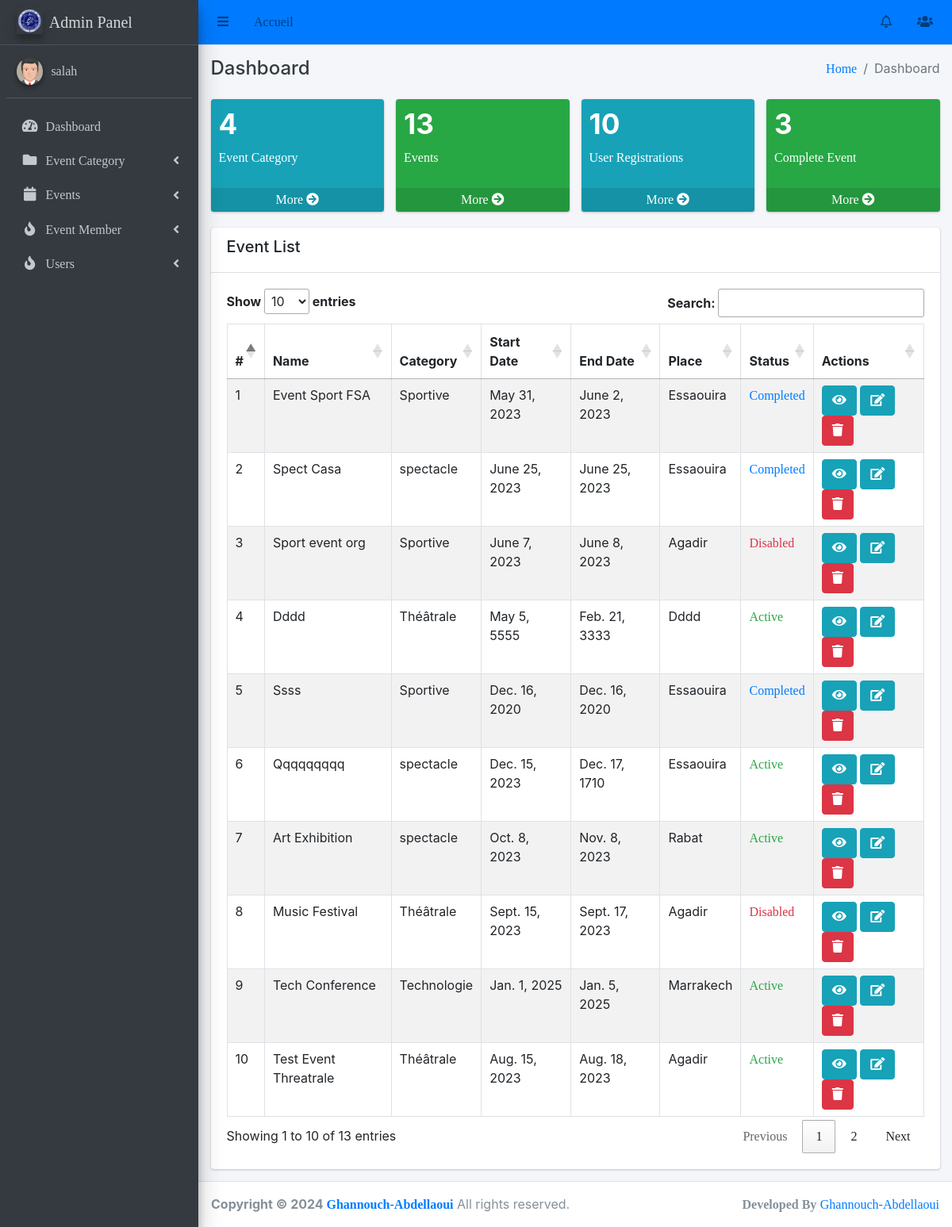
Screenshot of /admin_events/ (signed in) with the database file from the repository.
### events/models.py (models this page shows, shortened)
class Event(models.Model):
    category = models.ForeignKey(EventCategory, on_delete=models.CASCADE)
    name = models.CharField(max_length=255, unique=True)
    description = RichTextUploadingField()
    job_category = models.ForeignKey(JobCategory, on_delete=models.CASCADE)
    select_scheduled_status = (
        ('yet to scheduled', 'Yet to Scheduled'),
        ('scheduled', 'Scheduled')
    )
    scheduled_status = models.CharField(max_length=25, choices=select_scheduled_status)
    venue = models.CharField(max_length=255)
    start_date = models.DateField()
    end_date = models.DateField()
    location = LocationField()
    maximum_attende = models.PositiveIntegerField()
    created_user = models.ForeignKey('auth.User', on_delete=models.CASCADE, null=True, blank=True, related_name='event_created_user')
    updated_user = models.ForeignKey('auth.User', on_delete=models.CASCADE, blank=True, null=True, related_name='event_updated_user')
    created_date = models.DateField(auto_now_add=True)
    updated_date = models.DateField(auto_now_add=True)
    last_updated = models.DateTimeField(auto_now=True)
    status_choice = (
        ('disabled', 'Disabled'),
        ('active', 'Active'),
        ('deleted', 'Deleted'),
        ('time out', 'Time Out'),
        ('completed', 'Completed'),
        ('cancel', 'Cancel'),
    )
    status = models.CharField(choices=status_choice, max_length=10)
    price = models.DecimalField(max_digits=8, decimal_places=2,null=True)
    ticket = models.OneToOneField(Ticket, on_delete=models.CASCADE, null=True,  blank=True)

class EventCategory(models.Model):
    name = models.CharField(max_length=255, unique=True)
    code = models.CharField(max_length=6, unique=True)
    created_user = models.ForeignKey('auth.User', on_delete=models.CASCADE, related_name='created_user')
    updated_user = models.ForeignKey('auth.User', on_delete=models.CASCADE, related_name='updated_user')
    created_date = models.DateField(auto_now_add=True)
    updated_date = models.DateField(auto_now_add=True)
    status_choice = (
        ('active', 'Active'),
        ('deleted', 'Deleted'),
        ('blocked', 'Blocked'),
    )
    status = models.CharField(choices=status_choice, max_length=10)
    def __str__(self):
        return self.name

### gestion_even/views.py (the view)
# urls.py: path('admin_events/', dashboard, name='dashboard'),
@login_required(login_url='login_admin')
def dashboard(request):
    user = User.objects.count()
    event_ctg = EventCategory.objects.count()
    event = Event.objects.count()
    complete_event = Event.objects.filter(status='completed').count()
    events = Event.objects.all()  #!commented
    context = {
        'user': user,
        'event_ctg': event_ctg,
        'event': event,
        'complete_event': complete_event,
        'events': events
    }
    return render(request, 'dashboard.html', context)

### main/templates/dashboard.html (shortened to what this page needs)
{% extends 'base/base.html' %}
{% block breadcrumb %}Dashboard{% endblock breadcrumb %}
{% block content %}
<div class="row">
    <div class="col-lg-3 col-6">
      <div class="small-box bg-info">
        <div class="inner">
          {% if event_ctg %}
            <h3>{{ event_ctg }}</h3>
          {% else %}
            <h3>0</h3>
          {% endif %}
          <p>Event Category</p>
        </div>
        <a href="{% url 'admin_events:event-category-list' %}" class="small-box-footer">More <i class="fas fa-arrow-circle-right"></i></a>
      </div>
    </div>
    <div class="col-lg-3 col-6">
      <div class="small-box bg-success">
        <div class="inner">
          {% if event %}
            <h3>{{ event }}</h3>
          {% else %}
            <h3>0</h3>
          {% endif %}
          <p>Events</p>
        </div>
        <a href="{% url 'admin_events:event-list' %}" class="small-box-footer">More <i class="fas fa-arrow-circle-right"></i></a>
      </div>
    </div>
    <div class="col-lg-3 col-6">
      <div class="small-box bg-info">
        <div class="inner">
          {% if user %}
            <h3>{{ user }}</h3>
          {% else %}
            <h3>0</h3>
          {% endif %}
          <p>User Registrations</p>
        </div>
        <a href=" {% url 'admin_events:list_user' %}" class="small-box-footer">More <i class="fas fa-arrow-circle-right"></i></a>
      </div>
    </div>
    <div class="col-lg-3 col-6">
      <div class="small-box bg-success">
        <div class="inner">
          {% if complete_event %}
            <h3>{{ complete_event }}</h3>
          {% else %}
          <h3>0</h3>
          {% endif %}
          <p>Complete Event</p>
        </div>
        <a href="{% url 'admin_events:complete-event' %}" class="small-box-footer">More <i class="fas fa-arrow-circle-right"></i></a>
      </div>
    </div>
  </div>
  <div class="row">
    <div class="col-md-12">
        <div class="card">
            <div class="card-header">
                <div class="row">
                    <div class="col-md-5">
                        <h5>Event List</h5>
                    </div>
                </div>
            </div>
            <div class="card-body">
                  <table id="myTable" class="table table-striped table-bordered datatable dataTable no-footer"  role="grid" aria-describedby="DataTables_Table_0_info" style="border-collapse: collapse !important">
                    <thead>
                        <tr role="row">
                            <th>#</th>
                            <th>Name</th>
                            <th>Category</th>
                            <th>Start Date</th>
                            <th>End Date</th>
                            <th>Place</th>
                            <th>Status</th>
                            <th>Actions</th>
                        </tr>
                    </thead>
                    <tbody>
                        {% for event in events %}
                          <tr>
                              <td>{{ forloop.counter }}</td>
                              <td>{{ event.name|capfirst }}</td>
                              <td>{{ event.category }}</td>
                              <td>{{ event.start_date }}</td>
                              <td>{{ event.end_date }}</td>
                              <td>{{ event.venue|capfirst }}</td>
                              <td>
                                  {% if event.status == 'active' %}
                                    <a href="{% url 'admin_events:update-event-status' event.id %}" class="text-success">{{ event.status|title }}</a>
                                  {% elif event.status == 'completed' %}
                                    <a href="{% url 'admin_events:update-event-status' event.id %}" class="text-primary">{{ event.status|title }}</a>
                                  {% else %}
                                    <a href="{% url 'admin_events:update-event-status' event.id %}" class="text-danger">{{ event.status|title }}</a>
                                  {% endif %}
                              </td>
                              <td>
                                  <a class="btn btn-info" href="{% url 'admin_events:event-detail' event.pk %}" title="view">
                                      <i class="fa fa-eye"></i>
                                  </a>
                                  <a class="btn btn-info" href="{% url 'admin_events:event-edit' event.pk %}" title="edit">
                                    <i class="fa fa-edit"></i>
                                </a>
                                  <a class="btn btn-danger" href="{% url 'admin_events:event-delete' event.pk %}" title="delete">
                                      <i class="fa fa-trash"></i>
                                  </a>
                              </td>
                          </tr>
                        {% endfor %}
                    </tbody>
                </table>
            </div>
        </div>
    </div>
</div>
{% endblock content %}

### main/templates/base/sidebar.html (shortened to what this page needs)
{% load static %}
<aside class="main-sidebar sidebar-dark-primary elevation-4">
    <a href="#" class="brand-link">
      <img src="{% static 'img/logo.png' %}" alt="Logo" class="brand-image elevation-3"
           style="opacity: .8">
          <span class="brand-text font-weight-light">Admin Panel</span>
    </a>
    <div class="sidebar">
      <div class="user-panel mt-3 pb-3 mb-3 d-flex">
        <div class="image">
          <img src="{% static 'img/avatar5.png' %}" class="img-circle elevation-2" alt="User Image">
        </div>
        <div class="info">
          <a href="{% url 'admin_events:list_user' %}" class="d-block">{{request.user}}</a>
        </div>
      </div>
      <nav class="mt-2">
        <ul class="nav nav-pills nav-sidebar flex-column" data-widget="treeview" role="menu" data-accordion="false">
          <li class="nav-item">
            <a href="{% url 'dashboard' %}" class="nav-link">
              <i class="nav-icon fas fa-tachometer-alt"></i>
              <p>
                Dashboard
              </p>
            </a>
          </li>
          <li class="nav-item has-treeview menu-close">
            <a href="#" class="nav-link">
              <i class="nav-icon fas fa-folder"></i>
              <p>
                Event Category
                <i class="right fas fa-angle-left"></i>
              </p>
            </a>
          </li>
          <li class="nav-item has-treeview menu-close">
            <a href="#" class="nav-link">
              <i class="nav-icon fas fa-calendar"></i>
              <p>
                Events
                <i class="right fas fa-angle-left"></i>
              </p>
            </a>
          </li>
          <li class="nav-item has-treeview menu-close">
            <a href="#" class="nav-link">
              <i class="nav-icon fas fa-fire"></i>
              <p>
                Event Member
                <i class="right fas fa-angle-left"></i>
              </p>
            </a>
          </li>
          <li class="nav-item has-treeview menu-close">
            <a href="#" class="nav-link">
              <i class="nav-icon fas fa-fire"></i>
              <p>
                Users
                <i class="right fas fa-angle-left"></i>
              </p>
            </a>
          </li>
        </ul>
      </nav>
    </div>
  </aside>

### rows the page displays
Event: name "Event Sport FSA", category "Sportive", start_date "May 31, 2023", end_date "June 2, 2023", venue "Essaouira", status "Completed"
Event: name "Spect Casa", category "spectacle", start_date "June 25, 2023", end_date "June 25, 2023", venue "Essaouira", status "Completed"
Event: name "Sport event org", category "Sportive", start_date "June 7, 2023", end_date "June 8, 2023", venue "Agadir", status "Disabled"
Event: name "Dddd", category "Théâtrale", start_date "May 5, 5555", end_date "Feb. 21, 3333", venue "Dddd", status "Active"
Event: name "Ssss", category "Sportive", start_date "Dec. 16, 2020", end_date "Dec. 16, 2020", venue "Essaouira", status "Completed"
Event: name "Qqqqqqqqq", category "spectacle", start_date "Dec. 15, 2023", end_date "Dec. 17, 1710", venue "Essaouira", status "Active"
Event: name "Art Exhibition", category "spectacle", start_date "Oct. 8, 2023", end_date "Nov. 8, 2023", venue "Rabat", status "Active"
Event: name "Music Festival", category "Théâtrale", start_date "Sept. 15, 2023", end_date "Sept. 17, 2023", venue "Agadir", status "Disabled"
Event: name "Tech Conference", category "Technologie", start_date "Jan. 1, 2025", end_date "Jan. 5, 2025", venue "Marrakech", status "Active"
Event: name "Test Event Threatrale", category "Théâtrale", start_date "Aug. 15, 2023", end_date "Aug. 18, 2023", venue "Agadir", status "Active"

### other values shown
{{ request.user }} "salah"
{{ event_ctg }} "4"
{{ event }} "13"
{{ user }} "10"
{{ complete_event }} "3"
